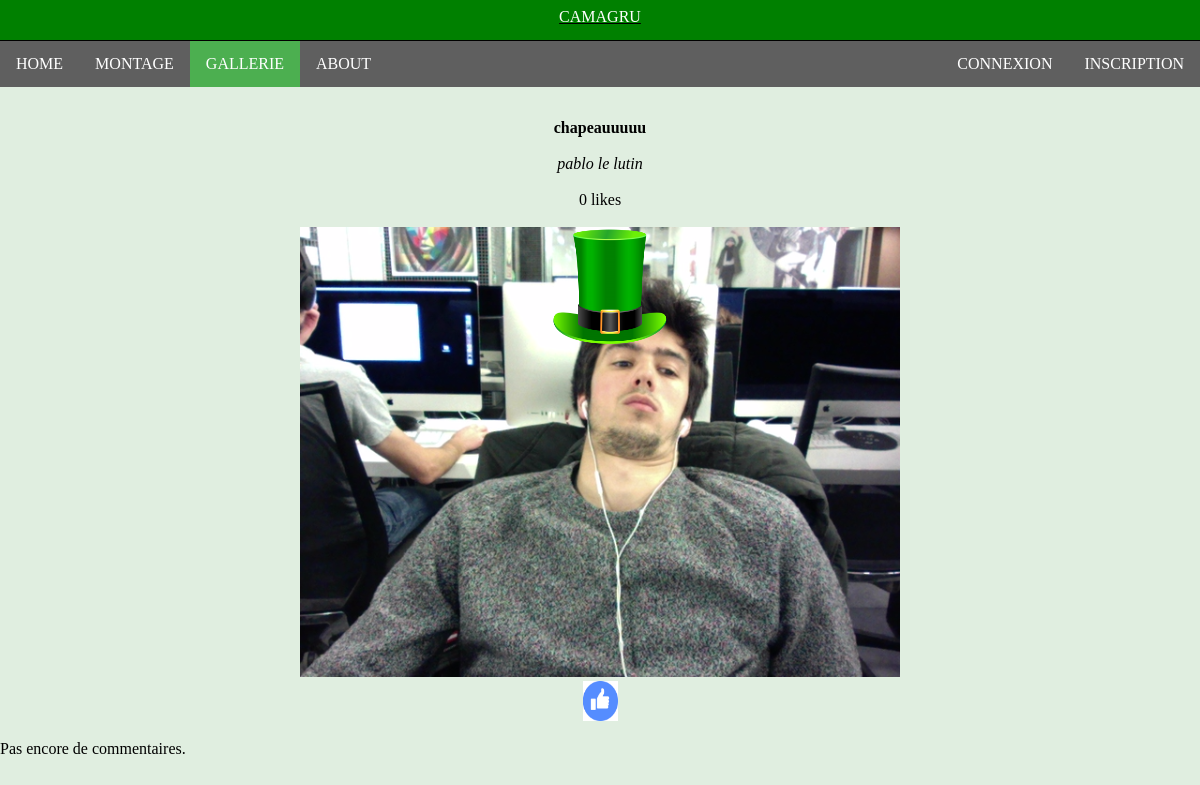
/gallerie.php?id=1, run on the app's committed database.
### tables this page shows
CREATE TABLE IF NOT EXISTS image (
	id INT UNSIGNED NOT NULL AUTO_INCREMENT,
	location VARCHAR(100) NOT NULL,               
	owner INT UNSIGNED NOT NULL,
	creation_time DATETIME NOT NULL,
	comments_nb INT NOT NULL DEFAULT 0,
	likes_nb INT NOT NULL DEFAULT 0,
	name VARCHAR(100) NOT NULL,
	description TEXT,                             
	PRIMARY KEY (id),
	FOREIGN KEY (owner) REFERENCES user (id)      
);

### include/functions_gallerie.php (called while the page is built, shortened)
<?php
function get_photo_by_id($id, $bdd) {
    $query_get_photo_location = $bdd->prepare("SELECT * FROM image WHERE id = ?");
    $query_get_photo_location->execute(array($id));
    $result = $query_get_photo_location->fetch();
    if ($result) {
        return $result;
    }
    else {
        return NULL;
    }
}
 ?>

### include/gallerie_single.php (the view, shortened to what this page needs)
<?php
$photo = get_photo_by_id($id, $bdd);
if (!$photo) {
    banner_alert("Photo non trouvee.");
}
else {
    echo "<div class='photo_container'>";
    echo "<b>" . $photo['name'] . "</b><br><br>";
    echo "<i>" . $photo['description'] . "</i><br><br>";
    echo $photo['likes_nb'] . " likes<br><br> ";
    echo '<img src="' . $photo['location'] . '" alt="photo" /><br>';
    echo '<a href="?id=' . $id . '&likeid=' . $id .
    '"><img src="img/like.png" width="35px" height="40px" class="like"\></a>';
    if ($photo['owner'] == $_SESSION['user_id']) {
        echo "<a href='?delid=" . $photo['id'] . "'><img src='img/delete.png'
        width='35px' height='40px' /></a><br>";
    }
    else {
        echo "<br>";
    }
    echo "</div>";
    $get_comments = $bdd->prepare("SELECT * FROM comment WHERE image_origin = ? ORDER BY creation_time");
    $get_comments->execute(array($photo['id']));
    if ($get_comments->rowCount() > 0) {
        $user = get_user_by_id($_SESSION['user_id'], $bdd);
        while ($row = $get_comments->fetch())
        {
            echo "<div class='comment'><b>";
            echo $user['pseudo'] . " (" . $row['creation_time'] . ") : ";
            echo "</b><div class='content'>";
            echo $row['content'] . "<br>";
            echo "</div></div>";
        }
    }
    else {
        echo "Pas encore de commentaires.";
    }
    if (!empty($_SESSION['user_name'])) { ?>
<?php }
}

### css/header.css (style rules this page uses)
body { padding: 0; margin: 0; }

### css/gallerie.css (style rules this page uses)
body { background-color: #E0EEE0; }
* { box-sizing: border-box; }
.photo_container { margin: 15px auto; text-align: center; overflow: auto; }

### data on the page
image: name "chapeauuuuu", description "pablo le lutin", likes_nb "0", location (picture)
